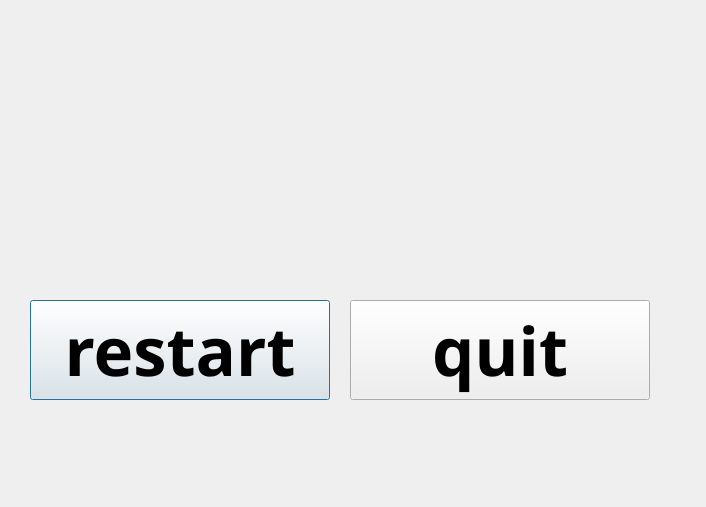
<?xml version="1.0" encoding="UTF-8"?>
<ui version="4.0">
 <class>scorepage</class>
 <widget class="QDialog" name="scorepage">
  <property name="geometry">
   <rect>
    <x>0</x>
    <y>0</y>
    <width>706</width>
    <height>507</height>
   </rect>
  </property>
  <property name="windowTitle">
   <string>Dialog</string>
  </property>
  <widget class="QPushButton" name="pushButton">
   <property name="geometry">
    <rect>
     <x>30</x>
     <y>300</y>
     <width>300</width>
     <height>100</height>
    </rect>
   </property>
   <property name="font">
    <font>
     <family>Berlin Sans FB Demi</family>
     <pointsize>50</pointsize>
     <weight>75</weight>
     <bold>true</bold>
    </font>
   </property>
   <property name="text">
    <string>restart</string>
   </property>
  </widget>
  <widget class="QPushButton" name="pushButton_2">
   <property name="geometry">
    <rect>
     <x>350</x>
     <y>300</y>
     <width>300</width>
     <height>100</height>
    </rect>
   </property>
   <property name="font">
    <font>
     <family>Berlin Sans FB Demi</family>
     <pointsize>50</pointsize>
     <weight>75</weight>
     <bold>true</bold>
    </font>
   </property>
   <property name="text">
    <string>quit</string>
   </property>
  </widget>
 </widget>
 <resources/>
 <connections/>
</ui>
